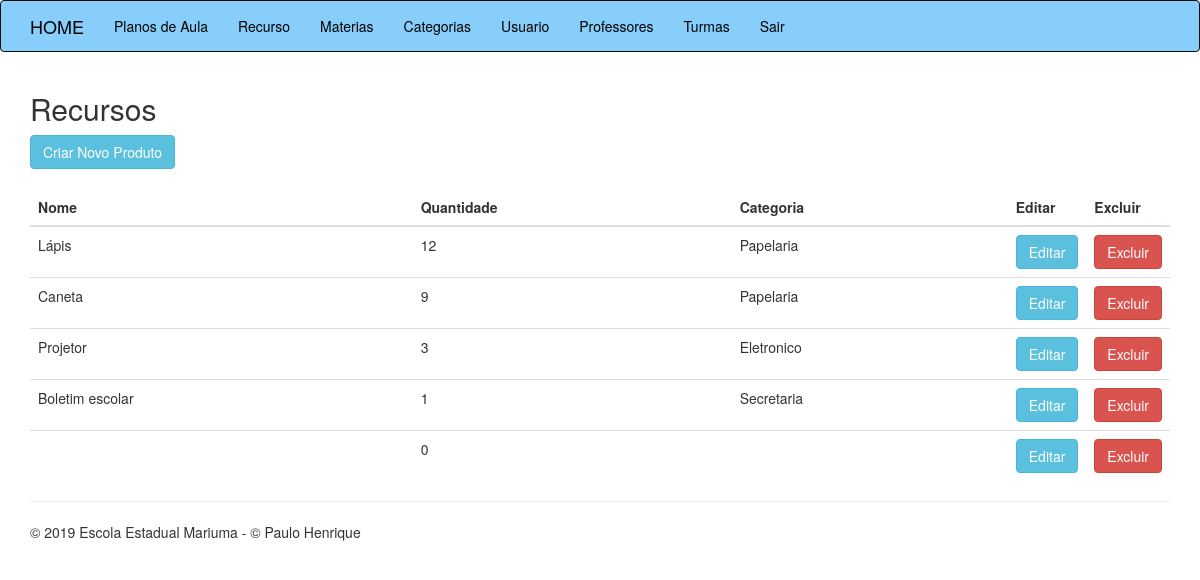
The app's page /recursos.php with its own data.
### tables this page shows
CREATE TABLE `tb_recursos` (
  `id` int(11) NOT NULL,
  `nome` varchar(30) NOT NULL,
  `quantidade` int(11) NOT NULL,
  `categoria` varchar(30) NOT NULL
);

### classes/Recurso.php (called while the page is built, shortened)
<?php
class Recurso{
    public function listar(){
        $conexao = new PDO("mysql:host=127.0.0.1;dbname=escola","root","");
        $query = "SELECT id, nome, quantidade, categoria FROM tb_recursos";
        $resultado = $conexao->query($query);
        $lista = $resultado->fetchAll();
        return $lista;
    }
}
?>

### recursos.php (the view)
<?php
    require_once 'cabecalho.php';
    require_once 'classes/Recurso.php';
    $recurso = new Recurso();
    $lista = $recurso->listar();
?>
<h2>Recursos</h2>
<a href="recursos-criar.php" class="btn btn-info">Criar Novo Produto</a>
<br><br>
<table class="table">
    <thead>
        <tr>
            <th>Nome</th>
            <th>Quantidade</th>
            <th>Categoria</th>
            <th class="acao">Editar</th>
            <th class="acao">Excluir</th>
        </tr>
    </thead>
    <tbody>
        <?php foreach($lista as $linha){?>
            <tr>
                <td><?php echo $linha['nome'];?></td>
                <td><?php echo $linha['quantidade'];?></th>
                <td><?php echo $linha['categoria'];?></td>
                <td><a href="recursos-editar.php?CODIGO=<?php echo $linha['id'];?>" class="btn btn-info">Editar</a></td>
                <td><a href="recursos-excluir.php?CODIGO=<?php echo $linha['id'];?>" class="btn btn-danger">Excluir</a></td>
            </tr>
        <?php }?>
    </tbody>
</table>
<?php require_once 'rodape.php' ?>

### assets/css/app.css (style rules this page uses)
.table th+.acao { width: 50px; }

### records on screen
tb_recursos: nome "Lápis", quantidade "12", categoria "Papelaria"
tb_recursos: nome "Caneta", quantidade "9", categoria "Papelaria"
tb_recursos: nome "Projetor", quantidade "3", categoria "Eletronico"
tb_recursos: nome "Boletim escolar", quantidade "1", categoria "Secretaria"
tb_recursos: quantidade "0"
